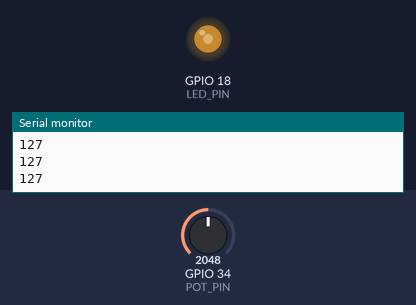
Bench run of a sketch on a simulated ESP32. Shown: output pins drawn as LEDs (lit = HIGH), the last lines printed to the serial monitor. Inputs (shaded band) come from the test bench; at power-on: GPIO 34 (POT_PIN) = 2048.

Above: at 1.2 s.
1.3 s: GPIO 34 (POT_PIN) set to 2866
At 2.5 s:
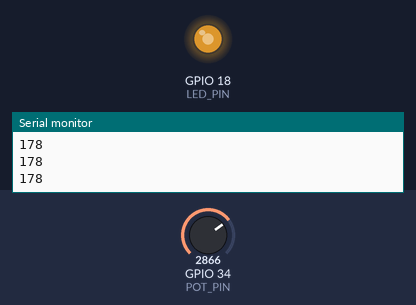
2.8 s: GPIO 34 (POT_PIN) set to 3603
At 3.9 s:
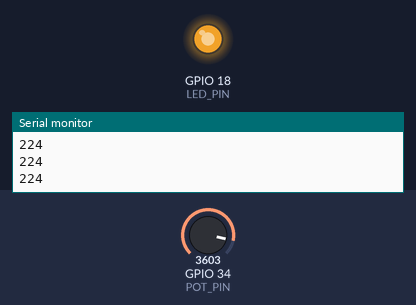
4.3 s: GPIO 34 (POT_PIN) set to 491
At 5.3 s:
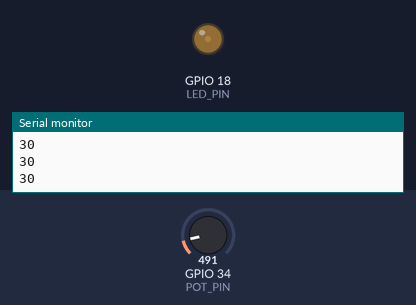
5.8 s: GPIO 34 (POT_PIN) set to 0
At 6.6 s:
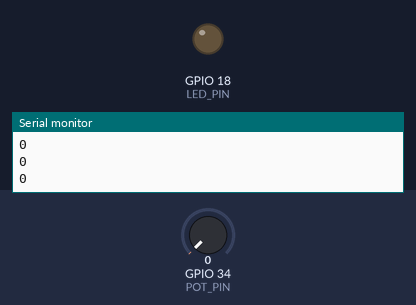
7.3 s: GPIO 34 (POT_PIN) set to 2047
At 7.9 s:
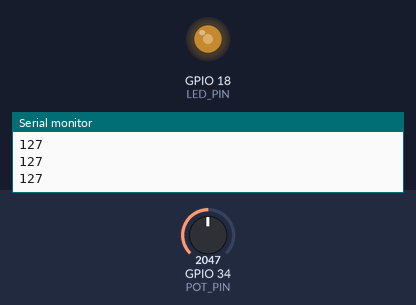
Timing chart, 0 to 9.8 s (numbered marks = the images above; inputs shaded):
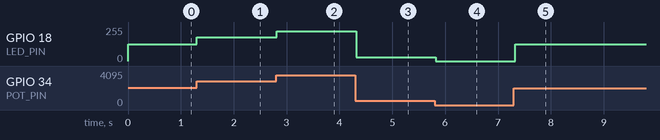

Measured:
- after the input at 1.3 s, GPIO 18 (LED_PIN): 127/255 → 177/255 at once
- after the input at 2.8 s, GPIO 18 (LED_PIN): 177/255 → 223/255 at once
- after the input at 4.3 s, GPIO 18 (LED_PIN): 223/255 → 30/255 at once
- after the input at 5.8 s, GPIO 18 (LED_PIN): 30/255 → 0/255 at once
- after the input at 7.3 s, GPIO 18 (LED_PIN): 0/255 → 127/255 at once

The sketch:

02_LED_CONTROL_POTENTIOMETER.ino
```cpp
#define LED_PIN 18
#define POT_PIN 34

void setup() {
  Serial.begin(115200);

  // Setup PWM directly on pin (new API)
  ledcAttach(LED_PIN, 5000, 8);
}

void loop() {
  int potValue = analogRead(POT_PIN);   // 0–4095

  int brightness = map(potValue, 0, 4095, 0, 255);

  ledcWrite(LED_PIN, brightness);

  Serial.println(brightness);
  delay(50);
}
```
